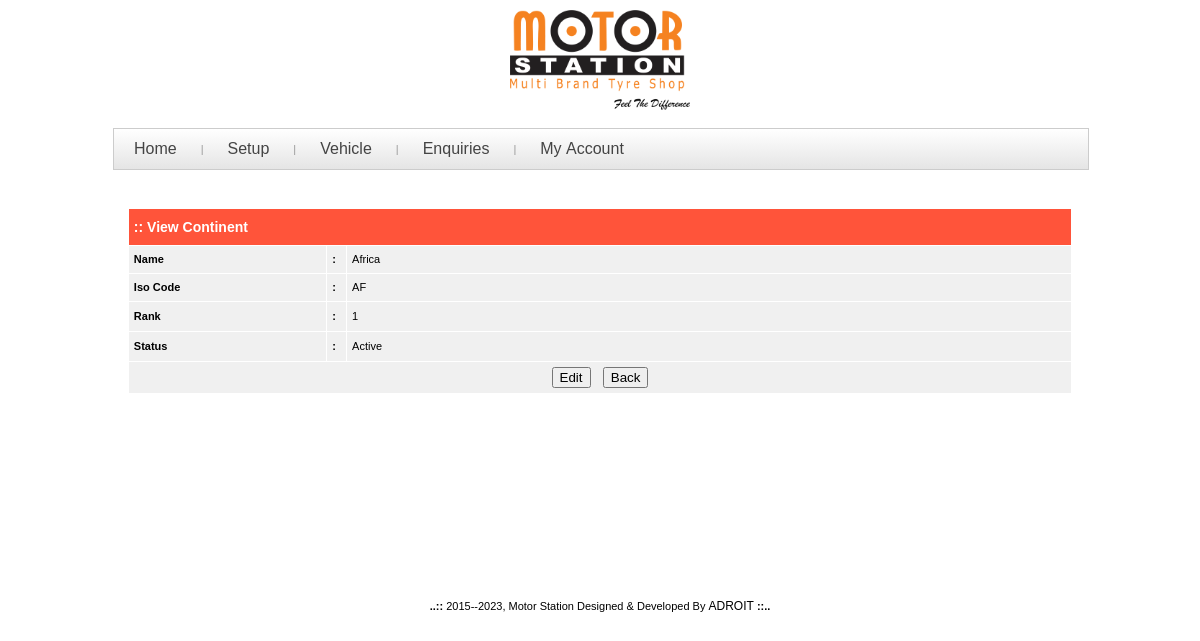
Page /admin/view_continent_dtl.php?vw=1&pg=1&countstart=0 (signed in) on the committed database.
### tables this page shows
CREATE TABLE `cntnt_mst` (
  `cntntm_id` int(15) NOT NULL,
  `cntntm_name` varchar(250) NOT NULL,
  `cntntm_iso` varchar(250) DEFAULT NULL,
  `cntntm_prty` int(15) DEFAULT NULL,
  `cntntm_sts` char(1) DEFAULT NULL,
  `cntntm_crtdon` datetime DEFAULT NULL,
  `cntntm_crtdby` varchar(250) DEFAULT NULL,
  `cntntm_mdfdon` datetime DEFAULT NULL,
  `cntntm_mdfdby` varchar(250) DEFAULT NULL
);

### includes/inc_usr_functions.php (called while the page is built, shortened)
<?php
	function glb_func_chkvl($cntrlval){
		$newval =  htmlspecialchars(trim($cntrlval),ENT_QUOTES);
		return $newval;
	}
	function funcDispSts($cursts)
	{
		$recsts = $cursts;
		if($recsts == 'a')
		{
			return 'Active';
		}
		elseif($recsts == 'i')
		{
			return 'Inactive';
		}
		elseif($recsts == 'u')
		{
			return 'Under Process';
		}
		elseif($recsts == 'c')
		{
			return 'Completed';
		}
	}
?>

### admin/view_continent_dtl.php (the view, shortened to what this page needs)
<?php
	include_once '../includes/inc_connection.php';
	include_once '../includes/inc_usr_functions.php';
	global $id,$pg,$cntstart;
	if(isset($_REQUEST['vw']) && (trim($_REQUEST['vw'])!="")
	&& isset($_REQUEST['pg']) && (trim($_REQUEST['pg'])!="")
	&& isset($_REQUEST['countstart']) && (trim($_REQUEST['countstart'])!="")){
		$id   		=  glb_func_chkvl($_REQUEST['vw']);
		$pg   		=  glb_func_chkvl($_REQUEST['pg']);
		$cntstart 	=  glb_func_chkvl($_REQUEST['countstart']);
		$loc  		=  "vw=$id&pg=$pg&countstart=$cntstart";
	 }
	$sqrycntnt_mst="select
		              cntntm_id,cntntm_iso,cntntm_name,cntntm_prty,
					  cntntm_sts
				   from
					  cntnt_mst
	               where
					  cntntm_id=$id";
	$srscntnt_mst  = mysqli_query($conn,$sqrycntnt_mst) or die(mysql_error());
	$cntrec_cntnt = mysqli_num_rows($srscntnt_mst);
	if($cntrec_cntnt > 0){
	  $rowscntnt_mst = mysqli_fetch_assoc($srscntnt_mst);
	}
	else{
			header("Location:vw_all_continent.php");
			exit();
	}
?>
<!DOCTYPE HTML PUBLIC "-//W3C//DTD HTML 4.01 Transitional//EN"
"http://www.w3.org/TR/html4/loose.dtd">
<html>
<head>
<link href="yav-style.css" type="text/css" rel="stylesheet">
<link href="style_admin.css" rel="stylesheet" type="text/css">
</head>
<body onLoad="setfocus()">
<?php
	 include_once('../includes/inc_adm_header.php');
	 include_once('../includes/inc_adm_leftlinks.php');
?>
<table width="1000px" border="0" align="center" cellpadding="3" cellspacing="0">
  <tr valign="top">
	<td height="400" valign="top"><br>
	   <table width="95%" align="center" border="0" cellspacing="1" cellpadding="5" bgcolor="#FFFFFF">
			  <form name="frmedtcntnt" id="frmedtcntnt" method="POST" action="<?php $_SERVER['SCRIPT_FILENAME']?>">
				<tr align="left" class='white'>
                  <td height="26" colspan="3" bgcolor="#FF543A">
				  <span class="heading"><strong>:: View Continent </strong></span>&nbsp;&nbsp;&nbsp;</td>
                </tr>
				<tr bgcolor="#FFFFFF">
				 <td bgcolor="#f0f0f0"><strong>Name </strong></td>
				 <td bgcolor="#f0f0f0"><strong>:</strong></td>
				 <td bgcolor="#f0f0f0"><?php echo $rowscntnt_mst['cntntm_name'];?></td>
				</tr>
				<tr bgcolor="#FFFFFF">
				 <td bgcolor="#f0f0f0"><strong>Iso Code</strong></td>
				 <td width="2%" bgcolor="#f0f0f0"><strong>:</strong></td>
				 <td bgcolor="#f0f0f0"><?php echo $rowscntnt_mst['cntntm_iso'];?></td>
				</tr>
				<tr bgcolor="#FFFFFF">
					<td width="21%" height="19" valign="middle" bgcolor="#f0f0f0"><strong>Rank </strong></td>
					<td bgcolor="#f0f0f0"><strong>:</strong></td>
					<td width="77%" align="left" valign="middle" bgcolor="#f0f0f0">
					<?php echo $rowscntnt_mst['cntntm_prty'];?>				  </td>
				</tr>
			  	<tr bgcolor="#FFFFFF">
					<td width="21%" height="19" valign="middle" bgcolor="#f0f0f0"><strong>Status</strong></td>
					<td bgcolor="#f0f0f0"><strong>:</strong></td>
					<td width="77%" align="left" valign="middle" bgcolor="#f0f0f0" colspan="2">
						<?php echo funcDispSts($rowscntnt_mst['cntntm_sts']);?>
					 </td>
				</tr>
			    <tr valign="middle" bgcolor="#FFFFFF">
				<td colspan="3" align="center" bgcolor="#f0f0f0">
				<input type="Submit" class="textfeild"  name="btnedtcntnt" id="btnedtcntnt" value="Edit" onClick="doEdit()">&nbsp;&nbsp;&nbsp;
			  	<input type="button"  name="btnBack" value="Back" class="textfeild" onClick="location.href='vw_all_continent.php?<?php echo $loc?>'">
			   </td>
			  </tr>
			  </form>
           </table>
          </td>
      </tr></table>
<?php include_once('../includes/inc_adm_footer.php');?>
</body>
</html>

### admin/style_admin.css (style rules this page uses)
body { background:#fff; margin-left: 0px; margin-top: 0px; margin-right: 0px; margin-bottom: 0px; }
table { font-family: Verdana, Arial, Helvetica, sans-serif; font-size: 11px; color: #000; line-height: 17px; }
.heading { font-family: Verdana, Arial, Helvetica, sans-serif; font-size: 14px; font-style: normal; line-height: 18px; font-weight: bold; }
.white { color:#fff !important }

### admin/admin_menu.css (style rules this page uses)
body { background:url(../images/seamless_leaf_pattern_01.jpg) repeat scroll 0 0; margin-left: 0px; margin-top: 0px; margin-right: 0px; margin-bottom: 0px; }

### rows in the picture
cntnt_mst: cntntm_name "Africa", cntntm_iso "AF", cntntm_prty "1", cntntm_sts "Active"

### other values in the picture
$pgftr "2015--2023, Motor Station Designed & Developed By"
